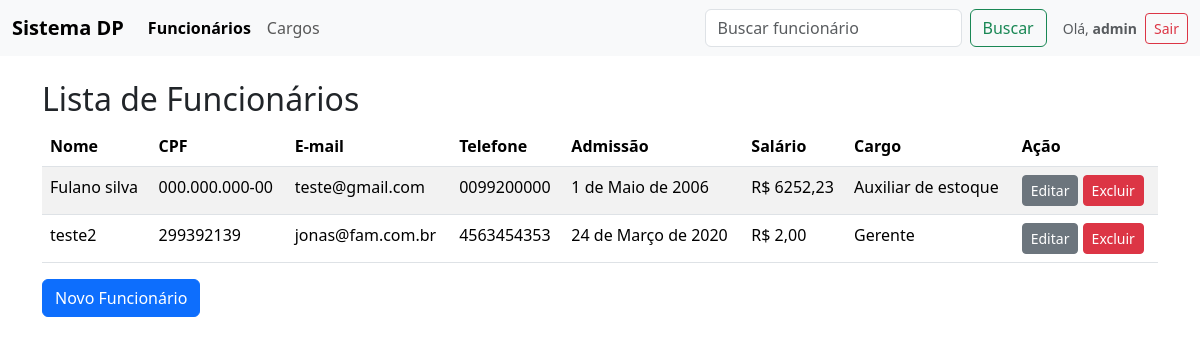
Page /funcionarios/listar (signed in) on the earlier database version.
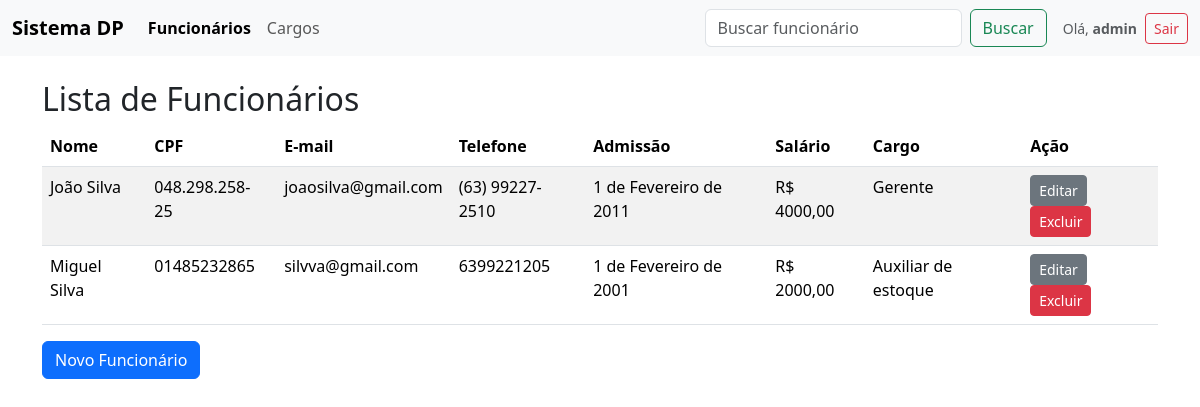
Same page on the later database version.
### funcionarios/models.py (models this page shows, shortened)
class Funcionario(models.Model):
    nome = models.CharField(max_length=100)
    cpf = models.CharField(max_length=14, unique=True)
    email = models.EmailField(max_length=100, unique=True)
    telefone = models.CharField(max_length=20, unique=True)
    data_admissao = models.DateField()
    salario = models.DecimalField(max_digits=10, decimal_places=2)
    cargo = models.ForeignKey(Cargo, on_delete=models.CASCADE, default=1)

class Cargo(models.Model):
    nome = models.CharField(max_length=100)
    def __str__(self):
        return self.nome

### funcionarios/views.py (the view)
# urls.py: path('listar', views.listarFuncionarios),
@login_required
def listarFuncionarios(request):
    if request.method == "GET" and request.GET.get('busca'):
        funcionarios = Funcionario.objects.filter(nome__icontains=request.GET.get('busca'))
    else:
        funcionarios = Funcionario.objects.all()
    return render(request, "listarFuncionarios.html", {"funcionarios": funcionarios})

### funcionarios/templates/listarFuncionarios.html (shortened to what this page needs)
{% extends "base.html" %}
{% block navbar_extra %}
<form method="get" action="/funcionarios/listar" class="d-flex me-3" role="search">
  <input name="busca" class="form-control me-2" type="search" placeholder="Buscar funcionário" value="{{ request.GET.busca }}">
  <button class="btn btn-outline-success" type="submit">Buscar</button>
</form>
{% endblock %}
{% block content %}
<div class="container mt-4">
  <h2>Lista de Funcionários</h2>
  <table class="table table-striped">
    <thead>
      <tr>
        <th>Nome</th>
        <th>CPF</th>
        <th>E-mail</th>
        <th>Telefone</th>
        <th>Admissão</th>
        <th>Salário</th>
        <th>Cargo</th>
        <th>Ação</th>
      </tr>
    </thead>
    <tbody>
      {% for func in funcionarios %}
      <tr>
        <td>{{ func.nome }}</td>
        <td>{{ func.cpf }}</td>
        <td>{{ func.email }}</td>
        <td>{{ func.telefone }}</td>
        <td>{{ func.data_admissao }}</td>
        <td>R$ {{ func.salario }}</td>
        <td>{{ func.cargo }}</td>
        <td>
          {% if perms.funcionarios.change_funcionario %}
          <a href="/funcionarios/editar/{{ func.id }}" class="btn btn-secondary btn-sm">Editar</a>
          {% endif %}
          {% if perms.funcionarios.delete_funcionario %}
          <a href="/funcionarios/excluir/{{ func.id }}" class="btn btn-danger btn-sm" onclick="return confirm('Tem certeza?')">Excluir</a>
          {% endif %}
        </td>
      </tr>
      {% empty %}
      <tr>
        <td colspan="8" class="text-center">Nenhum funcionário cadastrado.</td>
      </tr>
      {% endfor %}
    </tbody>
  </table>
  {% if perms.funcionarios.add_funcionario %}
  <a href="/funcionarios/cadastro" class="btn btn-primary">Novo Funcionário</a>
  {% endif %}
</div>
{% endblock %}

### funcionarios/templates/base.html (shortened to what this page needs)
<!doctype html>
<html lang="pt-br">
  <head>
    <link href="https://cdn.jsdelivr.net/npm/bootstrap@5.3.3/dist/css/bootstrap.min.css" rel="stylesheet">
  </head>
  <body>
    <nav class="navbar navbar-expand-lg bg-body-tertiary">
      <div class="container-fluid">
        <a class="navbar-brand fw-bold" href="/funcionarios/listar">Sistema DP</a>
        <div class="collapse navbar-collapse">
          <ul class="navbar-nav me-auto mb-2 mb-lg-0">
            <li class="nav-item">
              <a class="nav-link {% if '/listar' in request.path %}active fw-semibold{% endif %}" href="/funcionarios/listar">Funcionários</a>
            </li>
            <li class="nav-item">
              <a class="nav-link {% if '/cargos' in request.path or '/cadastroCargo' in request.path %}active fw-semibold{% endif %}" href="/funcionarios/cargos">Cargos</a>
            </li>
          </ul>
          {% block navbar_extra %}{% endblock %}
          <div class="d-flex align-items-center gap-2">
            <span class="navbar-text text-muted small">Olá, <strong>{{ user.username }}</strong></span>
            <a href="/logout" class="btn btn-outline-danger btn-sm">Sair</a>
          </div>
        </div>
      </div>
    </nav>
    {% block content %}{% endblock %}
  </body>
</html>

Differences in the rows shown:
removed Funcionario: nome "teste2", cpf "299392139", email "jonas@fam.com.br", telefone "4563454353", data_admissao "24 de Março de 2020", salario "2,00", cargo "Gerente"
changed Funcionario: nome "Fulano silva" → "João Silva"; cpf "000.000.000-00" → "048.298.258-25"; email "teste@gmail.com" → "joaosilva@gmail.com"; telefone "0099200000" → "(63) 99227-2510"; data_admissao "1 de Maio de 2006" → "1 de Fevereiro de 2011"; salario "6252,23" → "4000,00"; cargo "Auxiliar de estoque" → "Gerente"
added Funcionario: nome "Miguel Silva", cpf "01485232865", email "silvva@gmail.com", telefone "6399221205", data_admissao "1 de Fevereiro de 2001", salario "2000,00", cargo "Auxiliar de estoque"
